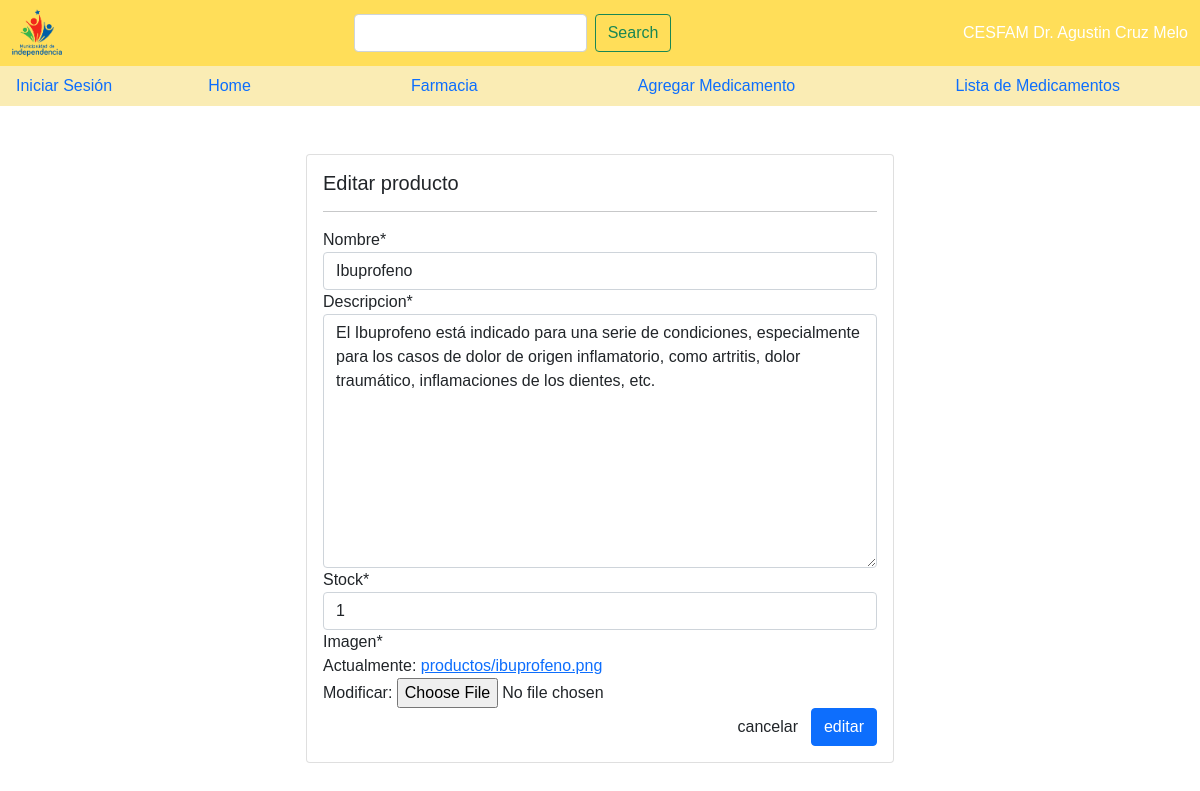
The app's page /editar_producto/1/, older data.
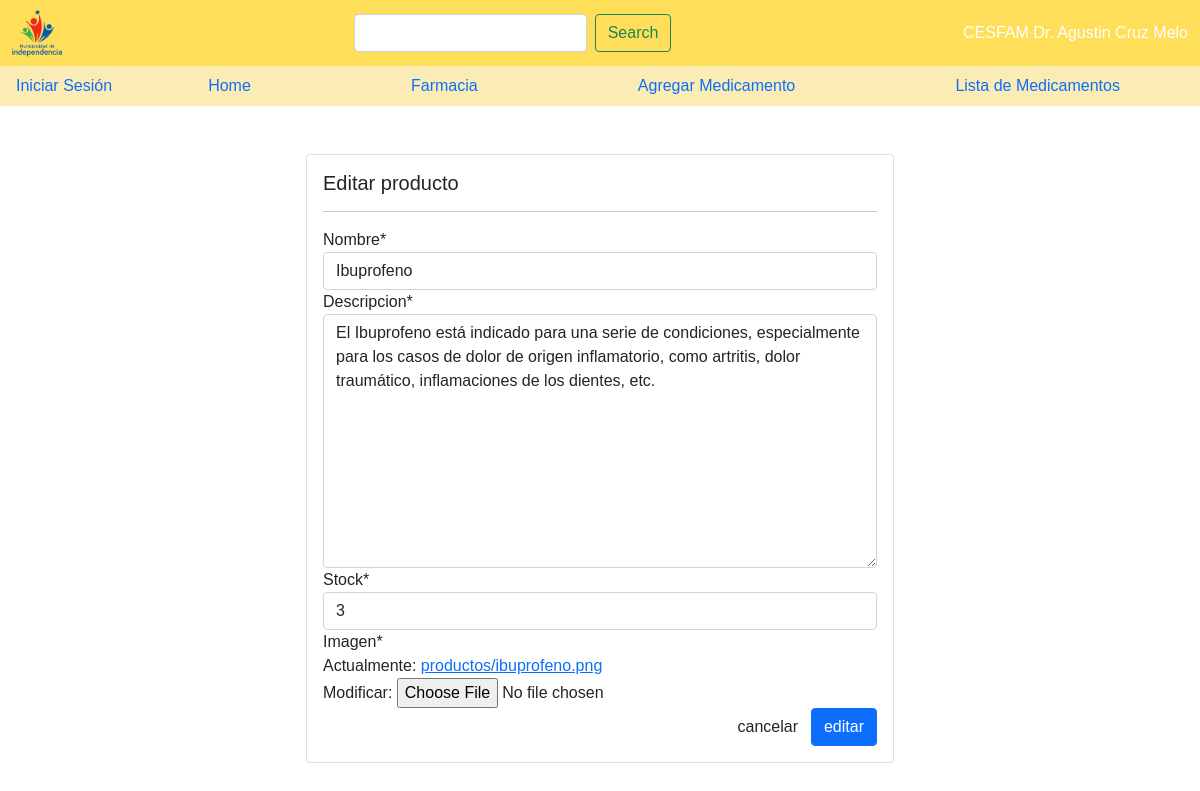
The same page, newer data.
### cesfam/models.py (models this page shows)
class producto(models.Model):
    nombre = models.CharField(max_length=50)
    descripcion = models.TextField()
    stock = models.IntegerField()
    imagen = models.ImageField(upload_to="productos", null=True)

### cesfam/views.py (the view, shortened to what this page needs)
# urls.py: path('editar_producto/<id>/', editar_producto, name="editar_producto"),
def editar_producto(request, id):
    productos = get_object_or_404(producto, id=id)
    data = {
        'form': productoForm(instance=productos)
    }
    return render(request, 'cesfam/crud_farmacia/editar.html', data)

### cesfam/forms.py
class productoForm(forms.ModelForm):
    class Meta:
        model = producto
        fields = '__all__'

### cesfam/Templates/cesfam/crud_farmacia/editar.html (shortened to what this page needs)
{% extends 'cesfam/base.html'%}
{% block contenido %}
{% load crispy_forms_tags %}
<br>
<br>
<div class="row">
    <div class="col-12 col-md-6 offset-md-3">
        <div class="card">
            <div class="card-body">
            <h5>Editar producto</h5>
            <hr>
                <form action = "" method ="post" enctype="multipart/form-data">
                    {{ form | crispy}}
                    <div class="d-flex justify-content-end">
                        <input type="reset" value="cancelar" class="btn btn-secunday">
                        <input type="submit" value="editar" class="btn btn-primary">
                    </div>
                </form>
            </div>
        </div>
    </div>
</div>
{% endblock %}

Row changes from the older to the newer data that the page shows:
changed producto "Ibuprofeno": stock "1" → "3"
